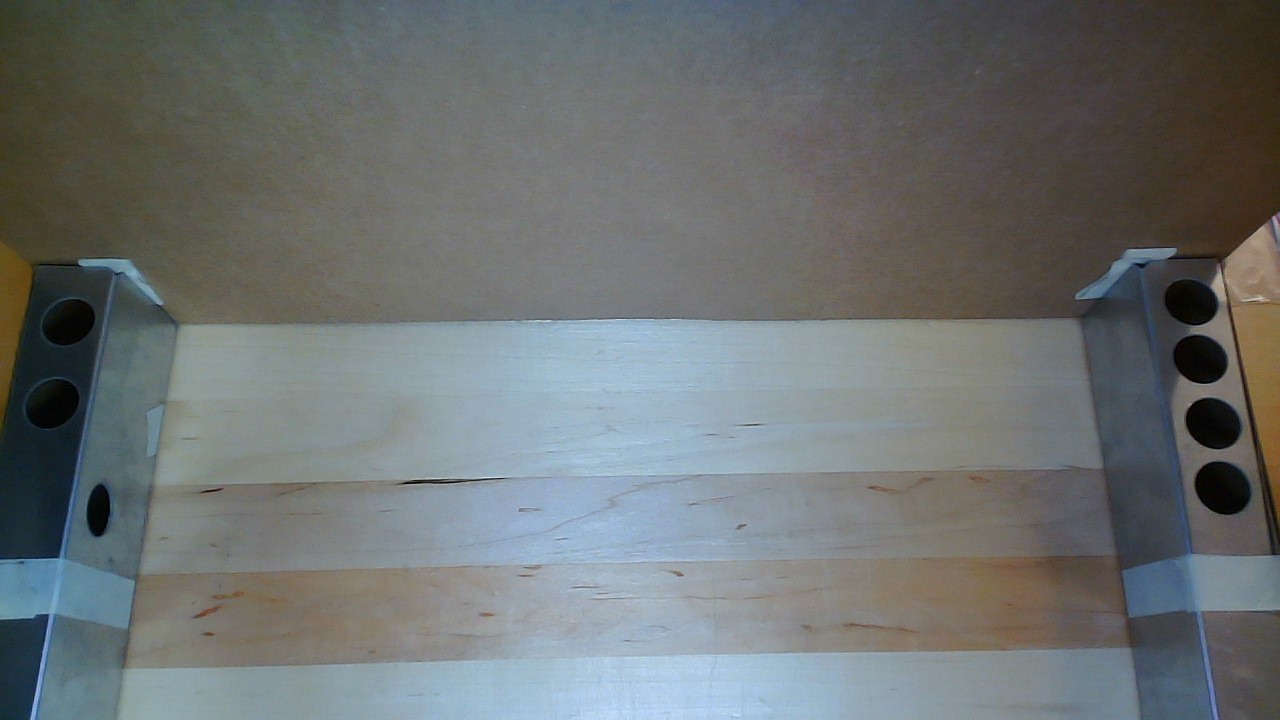
#> input picture images/Metal_1.jpg, 1280 x 720 px
$ python test5.py   (older library calls are emulated)
#> lines starting #> are read from the running program, lines starting #| are printed output that depends on the picture; after the words box and inside, x2 and y2 are one past the last pixel; in counts of white or black regions, pixels touching at a corner belong together
import cv2
import numpy as np
import os

# Set the path to the Downloads folder and the name of the image file
# downloads_folder = os.path.expanduser("~/Downloads")
# img_file = "testben1.jpg"

# Load the image
img_path =  "./images/Metal_1.jpg"
img = cv2.imread(img_path)
#> img is the input picture: shape (720, 1280, 3); mean B, G, R 113, 113, 108

# Halve the image size
img = cv2.resize(img, (0, 0), fx=0.5, fy=0.5)
#> img: shape (360, 640, 3)

# Convert the image to grayscale
gray = cv2.cvtColor(img, cv2.COLOR_BGR2GRAY)
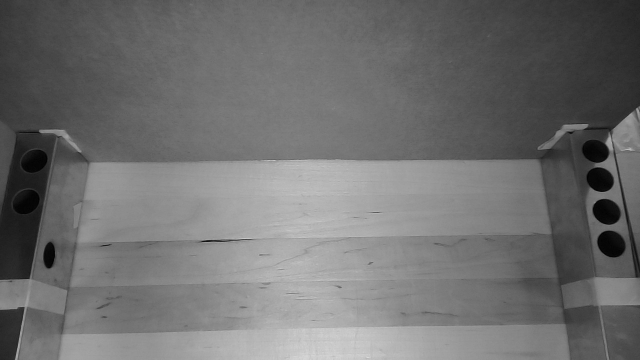
#> gray: shape (360, 640); min 1, max 218, mean 111.6

# Set the threshold for "black"
black_threshold = 25

# Create a mask of everything that is below the black threshold
mask = gray < black_threshold
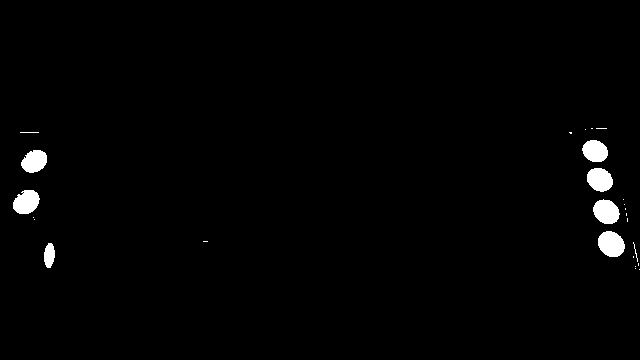
#> mask: shape (360, 640) bool; 1.4% white; 26 white regions (18 under 20 px), largest, box (x1, y1, x2, y2) and area: (598, 231, 625, 257) 541, (593, 199, 620, 224) 503, (13, 190, 40, 214) 490

# Create a new image that is completely white
white_img = np.full_like(img, (255, 255, 255))

# Apply the mask to the white image, making only the black pixels stay black and replacing all other pixels with white
result = np.where(mask[..., None], white_img, img)

# Find contours around the black holes in the image
#> (the run stopped early here; a loop or call above may not have finished)
